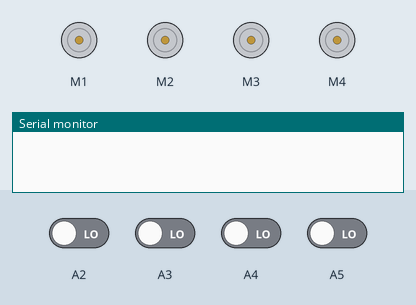
This sketch was run on a simulated Arduino Uno, built with avr-gcc and run on an emulated ATmega328P. Parts: 4 × DC motor (green arrow = forward, orange = backward, longer = faster), the last lines printed to the serial monitor. The inputs (shaded band) are chosen by the test bench; at power-on: A2–5 LOW.

Above: at 1.2 s.
1.3 s: A2 driven HIGH
At 2.0 s:
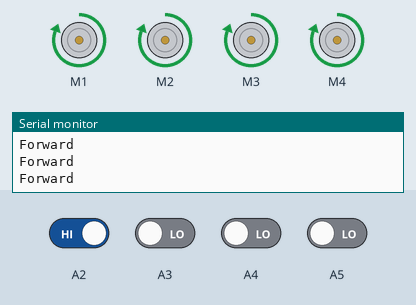
2.8 s: A3 driven HIGH
At 3.3 s:
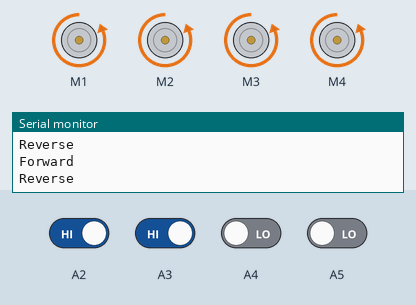
4.3 s: A4 driven HIGH
At 4.9 s:
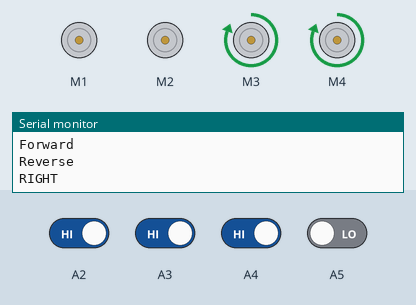
5.8 s: A5 driven HIGH
At 6.5 s:
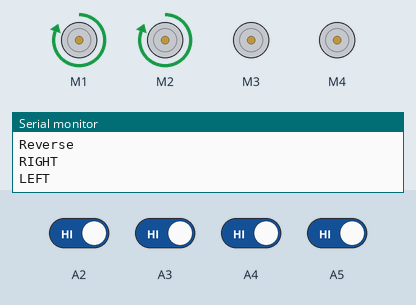
7.3 s: A4 driven LOW
10.3 s: A2 driven LOW
Timing chart, 0 to 13.3 s (numbered marks = the images above; inputs shaded):
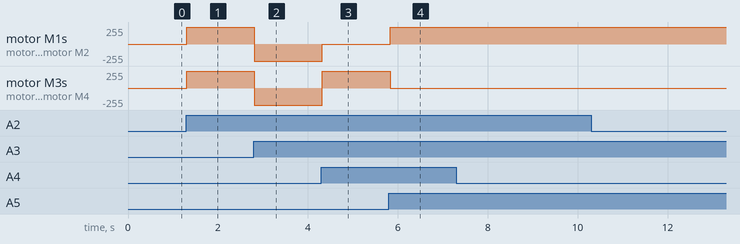

The sketch:

car.ino
```cpp
#include<AFMotor.h>
AF_DCMotor motor1(1);
AF_DCMotor motor2(2);
AF_DCMotor motor3(3);
AF_DCMotor motor4(4);
int forward=0;
int backward=0;
int right=0;
int left=0;
void setup()
{
 pinMode(A2,INPUT);
 pinMode(A3,INPUT);
 pinMode(A4,INPUT);
 pinMode(A5,INPUT);
 Serial.begin(9600);
 motor1.setSpeed(255);
 motor2.setSpeed(255);
 motor3.setSpeed(255);
 motor4.setSpeed(255);
 motor1.run(RELEASE);
 motor2.run(RELEASE);
 motor3.run(RELEASE);
 motor4.run(RELEASE);

}
void loop()
{
  forward=digitalRead(A2);
  backward=digitalRead(A3);
  right=digitalRead(A4);
  left=digitalRead(A5
  );
   if(forward==HIGH)
    {
     motor1.run(FORWARD);
     motor2.run(FORWARD);
     motor3.run(FORWARD);
     motor4.run(FORWARD);
     Serial.println("Forward");
    }
   if(backward==HIGH)
    {
     motor1.run(BACKWARD);
     motor2.run(BACKWARD);
     motor3.run(BACKWARD);
     motor4.run(BACKWARD);
     Serial.println("Reverse");
    }
    if(right==HIGH)
     {
      motor1.run(RELEASE);
     motor2.run(RELEASE);
     motor3.run(FORWARD);
     motor4.run(FORWARD);
      Serial.println("RIGHT");
     }
     if(left==HIGH)
      {
       motor4.run(RELEASE);
     motor3.run(RELEASE);
     motor2.run(FORWARD);
     motor1.run(FORWARD);
       Serial.println("LEFT");
      }
   if(left==LOW&&right==LOW&&forward==LOW&&backward==LOW)
   {
      motor1.run(RELEASE);
     motor2.run(RELEASE);
      motor4.run(RELEASE);
     motor3.run(RELEASE);
   }
   delay(100);
}
```

Measured:
- after the input at 1.3 s, motor M1–4: stopped → forward 255/255 at once
- after the input at 2.8 s, motor M1–4: forward 255/255 → backward 255/255 at once
- after the input at 4.3 s, motor M1, motor M2: backward 255/255 → stopped at once; motor M3, motor M4: backward 255/255 → forward 255/255 at once
- after the input at 5.8 s, motor M1, motor M2: stopped → forward 255/255 at once; motor M3, motor M4: forward 255/255 → stopped at once
